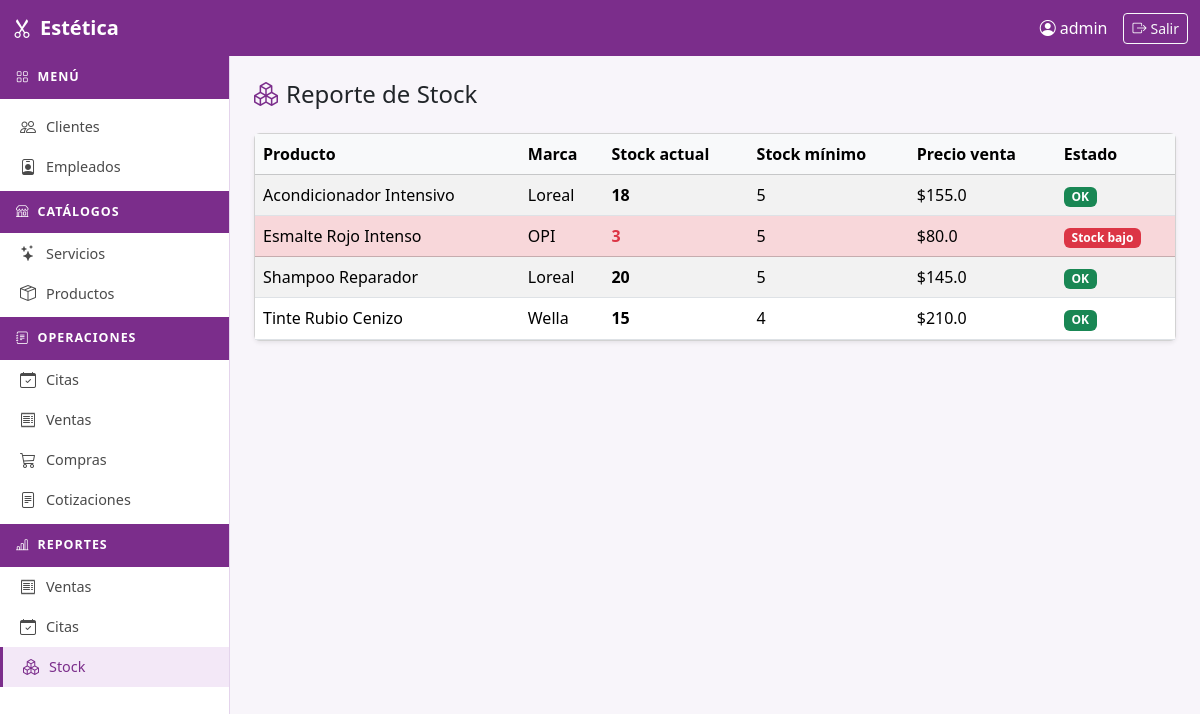
Screenshot of /reportes/stock/ (signed in) with the database file from the repository.
### apps/servicios/models.py (models this page shows, shortened)
class Producto(models.Model):
    nombre = models.CharField(max_length=50)
    marca = models.CharField(max_length=50)
    costo = models.FloatField()
    precio_venta = models.FloatField()
    stock_actual = models.IntegerField()
    stock_minimo = models.IntegerField()
    activo = models.BooleanField(default=True)
    class Meta:
        verbose_name = 'Producto'
        verbose_name_plural = 'Productos'
        ordering = ['nombre']
    @property
    def stock_bajo(self):
        return self.stock_actual <= self.stock_minimo

### apps/operaciones/views_reportes.py (the view)
@login_required
def reporte_stock(request):
    productos = Producto.objects.filter(activo=True).order_by('nombre')
    return render(request, 'reportes/reporte_stock.html', {'productos': productos})

### templates/reportes/reporte_stock.html (shortened to what this page needs)
{% extends "base.html" %}
{% block content %}
<div class="d-flex justify-content-between align-items-center mb-4">
  <h4 class="mb-0"><i class="bi bi-boxes me-2" style="color:#7b2d8b"></i>Reporte de Stock</h4>
</div>
<div class="card shadow-sm">
  <div class="card-body p-0">
    <div class="table-responsive">
      <table class="table table-hover table-striped mb-0">
        <thead class="table-light">
          <tr>
            <th>Producto</th>
            <th>Marca</th>
            <th>Stock actual</th>
            <th>Stock mínimo</th>
            <th>Precio venta</th>
            <th>Estado</th>
          </tr>
        </thead>
        <tbody>
          {% for producto in productos %}
          <tr {% if producto.stock_bajo %}class="table-danger"{% endif %}>
            <td>{{ producto.nombre }}</td>
            <td>{{ producto.marca }}</td>
            <td>
              <strong {% if producto.stock_bajo %}style="color:#dc3545"{% endif %}>
                {{ producto.stock_actual }}
              </strong>
            </td>
            <td>{{ producto.stock_minimo }}</td>
            <td>${{ producto.precio_venta }}</td>
            <td>
              {% if producto.stock_bajo %}
                <span class="badge bg-danger">Stock bajo</span>
              {% else %}
                <span class="badge bg-success">OK</span>
              {% endif %}
            </td>
          </tr>
          {% empty %}
          <tr><td colspan="6" class="text-center text-muted py-4">No hay productos registrados.</td></tr>
          {% endfor %}
        </tbody>
      </table>
    </div>
  </div>
</div>
{% endblock %}

### templates/base.html (shortened to what this page needs)
<!DOCTYPE html>
<html lang="es">
<head>
  <link rel="stylesheet" href="https://cdn.jsdelivr.net/npm/bootstrap@5.3.3/dist/css/bootstrap.min.css">
  <link rel="stylesheet" href="https://cdn.jsdelivr.net/npm/bootstrap-icons@1.11.3/font/bootstrap-icons.min.css">
</head>
<body>
<nav class="navbar navbar-estetica fixed-top">
  <div class="container-fluid">
    <a class="navbar-brand fw-bold fs-5" href="/">
      <i class="bi bi-scissors me-2"></i>Estética
    </a>
    {% if user.is_authenticated %}
    <div class="d-flex align-items-center gap-3">
      <span class="navbar-text">
        <i class="bi bi-person-circle me-1"></i>{{ user.get_full_name|default:user.username }}
      </span>
      <form method="post" action="/auth/logout/" class="m-0">
        <button type="submit" class="btn btn-sm btn-outline-light">
          <i class="bi bi-box-arrow-right me-1"></i>Salir
        </button>
      </form>
    </div>
    {% endif %}
  </div>
</nav>
{% if user.is_authenticated %}
<nav id="sidebar">
  <div class="sidebar-header"><i class="bi bi-grid me-2"></i>Menú</div>
  <ul class="nav flex-column py-2">
    <li class="nav-item">
      <a class="nav-link {% if request.resolver_match.app_name == 'clientes' %}active{% endif %}"
         href="{% url 'clientes:list' %}">
        <i class="bi bi-people"></i> Clientes
      </a>
    </li>
    <li class="nav-item">
      <a class="nav-link {% if request.resolver_match.app_name == 'empleados' %}active{% endif %}"
         href="{% url 'empleados:list' %}">
        <i class="bi bi-person-badge"></i> Empleados
      </a>
    </li>
    <div class="sidebar-header mt-1"><i class="bi bi-shop me-2"></i>Catálogos</div>
    <li class="nav-item">
      <a class="nav-link {% if 'servicio_list' in request.resolver_match.url_name %}active{% endif %}"
         href="{% url 'servicios:servicio_list' %}">
        <i class="bi bi-stars"></i> Servicios
      </a>
    </li>
    <li class="nav-item">
      <a class="nav-link {% if 'producto_list' in request.resolver_match.url_name %}active{% endif %}"
         href="{% url 'servicios:producto_list' %}">
        <i class="bi bi-box-seam"></i> Productos
      </a>
    </li>
    <div class="sidebar-header mt-1"><i class="bi bi-journal-text me-2"></i>Operaciones</div>
    <li class="nav-item">
      <a class="nav-link {% if 'cita' in request.resolver_match.url_name %}active{% endif %}"
         href="{% url 'operaciones:cita_list' %}">
        <i class="bi bi-calendar-check"></i> Citas
      </a>
    </li>
    <li class="nav-item">
      <a class="nav-link {% if 'venta' in request.resolver_match.url_name %}active{% endif %}"
         href="{% url 'operaciones:venta_list' %}">
        <i class="bi bi-receipt"></i> Ventas
      </a>
    </li>
    <li class="nav-item">
      <a class="nav-link {% if 'compra' in request.resolver_match.url_name %}active{% endif %}"
         href="{% url 'operaciones:compra_list' %}">
        <i class="bi bi-cart3"></i> Compras
      </a>
    </li>
    <li class="nav-item">
      <a class="nav-link {% if 'cotizacion' in request.resolver_match.url_name %}active{% endif %}"
         href="{% url 'operaciones:cotizacion_list' %}">
        <i class="bi bi-file-text"></i> Cotizaciones
      </a>
    </li>
    <div class="sidebar-header mt-1"><i class="bi bi-bar-chart-line me-2"></i>Reportes</div>
    <li class="nav-item">
      <a class="nav-link {% if request.resolver_match.url_name == 'reporte_ventas' %}active{% endif %}"
         href="{% url 'reporte_ventas' %}">
        <i class="bi bi-receipt"></i> Ventas
      </a>
    </li>
    <li class="nav-item">
      <a class="nav-link {% if request.resolver_match.url_name == 'reporte_citas' %}active{% endif %}"
         href="{% url 'reporte_citas' %}">
        <i class="bi bi-calendar-check"></i> Citas
      </a>
    </li>
    <li class="nav-item">
      <a class="nav-link {% if request.resolver_match.url_name == 'reporte_stock' %}active{% endif %}"
         href="{% url 'reporte_stock' %}">
        <i class="bi bi-boxes"></i> Stock
      </a>
    </li>
  </ul>
</nav>
{% endif %}
<main id="main-content">
  {% block content %}{% endblock %}
</main>
</body>
</html>

### templates/base.html (style rules this page uses)
:root { --color-primary: #7b2d8b; --color-primary-dark: #5e2069; --color-primary-light: #a94bb8; }
body { background-color: #f8f5fa; }
.navbar-estetica { background-color: var(--color-primary); }
.navbar-estetica .navbar-brand, .navbar-estetica .nav-link, .navbar-estetica .navbar-text { color: #fff !important; }
#sidebar { width: 230px; min-height: calc(100vh - 56px); background-color: #fff; border-right: 1px solid #e4d4ec; position: fixed; top: 56px; left: 0; overflow-y: auto; z-index: 100; }
#sidebar .sidebar-header { background-color: var(--color-primary); color: #fff; padding: 12px 16px; font-size: 0.78rem; text-transform: uppercase; letter-spacing: 0.08em; font-weight: 600; }
#sidebar .nav-link { color: #4a4a4a; padding: 8px 20px; font-size: 0.9rem; border-radius: 0; display: flex; align-items: center; gap: 10px; }
#sidebar .nav-link:hover, #sidebar .nav-link.active { background-color: #f3e8f7; color: var(--color-primary); border-left: 3px solid var(--color-primary); }
#sidebar .nav-link i { font-size: 1rem; }
#main-content { margin-left: 230px; margin-top: 56px; padding: 24px; min-height: calc(100vh - 56px); }

### rows the page displays
Producto: nombre "Acondicionador Intensivo", marca "Loreal", stock_actual "18", stock_minimo "5", precio_venta "155.0", shows "OK"
Producto: nombre "Esmalte Rojo Intenso", marca "OPI", stock_actual "3", stock_minimo "5", precio_venta "80.0", shows "Stock bajo"
Producto: nombre "Shampoo Reparador", marca "Loreal", stock_actual "20", stock_minimo "5", precio_venta "145.0", shows "OK"
Producto: nombre "Tinte Rubio Cenizo", marca "Wella", stock_actual "15", stock_minimo "4", precio_venta "210.0", shows "OK"

### other values shown
{{ user.get_full_name|default:user.username }} "admin"
